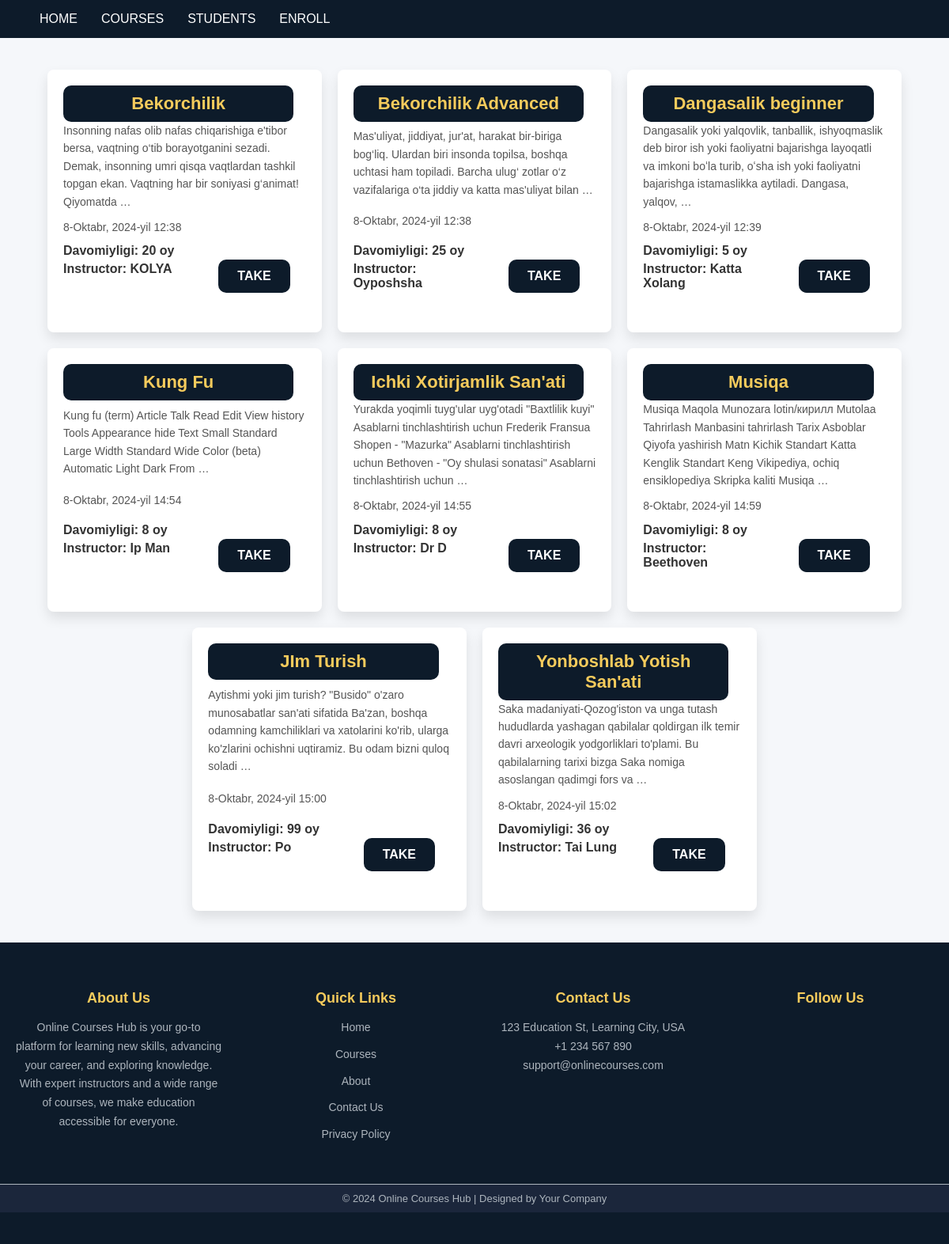
The page / on the database its author committed.
### home/models.py (models this page shows, shortened)
class Course(models.Model):
    name = models.CharField(max_length=200)
    price = models.DecimalField(max_digits=10, decimal_places=3, null=True, blank=True)
    description = models.TextField()
    start_date = models.DateTimeField(auto_now_add=True)
    duration = models.IntegerField(default=8)
    instructor = models.CharField(max_length=100)

### home/views.py (the view)
# urls.py: path('', homepage, name='homepage'),
def homepage(request):
    courses = Course.objects.all()
    students = Student.objects.all()
    context = {
        'courses': courses,
        'students': students
    }
    return render(request, 'homepage.html', context)

### templates/homepage.html (shortened to what this page needs)
{% load static %}
<!DOCTYPE html>
<html lang="en">
<head>
    <link rel="stylesheet" type="text/css" href="{% static 'css/home.css' %}">
</head>
<nav class="navbar">
    <div class="container">
        <ul class="nav-links">
            <li><a href="{% url 'homepage' %}">Home</a></li>
            <li><a href="{% url 'homepage' %}">Courses</a></li>
            <li><a href="{% url 'students' %}">Students</a></li>
            <li><a href="{% url 'enroll' %}">enroll</a></li>
        </ul>
    </div>
</nav>
<body class="body">
<div class="courses-menu">
    {% for course in courses %}
    <div class="course">
        <div class="name">
            <h1 align="center">{{ course.name }}</h1>
        </div>
        <p>{{ course.description|truncatewords:25 }}</p>
        <p>{{ course.start_date }}</p>
        <div class="take">
            <div class="davomiyligi">
                <h2 align="left"> Davomiyligi: {{ course.duration }} oy</h2>
                <h2 align="left"> Instructor: {{ course.instructor }}</h2>
            </div>
            <div class="button">
                <p align="right"><a href="{% url 'course-detail' course.id %}" ><button>Take</button></a></p>
            </div>
        </div>
        </div>
    {% endfor %}
</div>
<footer>
    <div class="footer-container">
        <div class="footer-section about">
            <h3>About Us</h3>
            <p>Online Courses Hub is your go-to platform for learning new skills, advancing your career, and exploring knowledge. With expert instructors and a wide range of courses, we make education accessible for everyone.</p>
        </div>
        <div class="footer-section links">
            <h3>Quick Links</h3>
            <ul>
                <li><a href="#">Home</a></li>
                <li><a href="#">Courses</a></li>
                <li><a href="#">About</a></li>
                <li><a href="#">Contact Us</a></li>
                <li><a href="#">Privacy Policy</a></li>
            </ul>
        </div>
        <div class="footer-section contact">
            <h3>Contact Us</h3>
            <p> 123 Education St, Learning City, USA</p>
            <p> +1 234 567 890</p>
            <p> support@onlinecourses.com</p>
        </div>
        <div class="footer-section social">
            <h3>Follow Us</h3>
            <div class="social-icons">
            </div>
        </div>
    </div>
    <div class="footer-bottom">
        &copy; 2024 Online Courses Hub | Designed by Your Company
    </div>
</footer>
</body>
</html>

### staticfiles/css/home.css (style rules this page uses)
* { margin: 0; padding: 0; box-sizing: border-box; }
.navbar { background-color: #0D1B2A; padding: 15px 0; width: 100%; }
.container { max-width: 1200px; margin: auto; display: flex; justify-content: space-between; align-items: center; padding: 0 20px; }
.nav-links { list-style: none; display: flex; align-items: center; }
.nav-links li { margin-left: 30px; }
.nav-links li a { color: #ffffff; text-decoration: none; font-size: 16px; font-weight: 500; text-transform: uppercase; transition: color 0.3s ease; }
body { font-family: 'Arial', sans-serif; margin: 0; padding: 0; background-color: #f5f7fa; color: #333; }
h1, h2, p { margin: 0; }
.courses-menu { max-width: 1200px; margin: 40px auto; padding: 0 20px; display: flex; flex-wrap: wrap; gap: 20px; justify-content: center; }
.course { background-color: #ffffff; border-radius: 8px; padding: 20px; box-shadow: 0 8px 16px rgba(0, 0, 0, 0.1); transition: transform 0.3s ease, box-shadow 0.3s ease; width: calc(33.333% - 40px); display: flex; flex-direction: column; align-items: flex-start; justify-content: space-between; }
.course h1 { font-size: 22px; color: #F5CB5C; transition: color 0.3s ease; }
.name { background-color: #0D1B2A; width: 95%; border-radius: 10px; padding: 10px; }
.course p { font-size: 14px; line-height: 1.6; color: #555; margin-bottom: 10px; }
.course h2 { font-size: 16px; color: #333; margin-bottom: 5px; }
.take { width: 100%; display: flex; }
.davomiyligi { width: 60%; }
.button { width: 40%; }
.button { text-align: right; margin: 20px; }
.button a button { background-color: #0D1B2A; color: #ffffff; border: none; padding: 12px 24px; font-size: 16px; font-weight: bold; text-transform: uppercase; border-radius: 10px; cursor: pointer; transition: background-color 0.3s ease, transform 0.3s ease; }
footer { background-color: #0D1B2A; color: #ffffff; padding: 40px 0; text-align: center; font-family: 'Arial', sans-serif; }
.footer-container { display: flex; flex-wrap: wrap; justify-content: space-around; max-width: 1200px; margin: auto; }
.footer-section { flex: 1; margin: 20px; min-width: 200px; }
.footer-section h3 { font-size: 18px; margin-bottom: 15px; color: #F5CB5C; }
.footer-section p, .footer-section ul, .footer-section li { font-size: 14px; line-height: 1.7; color: #adb5bd; }
.footer-section a { color: #adb5bd; text-decoration: none; transition: color 0.3s ease; }
.footer-section ul { list-style: none; padding: 0; }
.footer-section ul li { margin-bottom: 10px; }
.footer-bottom { background-color: #1B263B; padding: 10px 0; color: #adb5bd; font-size: 13px; border-top: 1px solid #adb5bd; margin-top: 20px; }

### rows shown on the page
Course: name "Bekorchilik", description "Insonning nafas olib nafas chiqarishiga e'tibor bersa, vaqtning o‘tib borayotganini sezadi. Demak, insonning umri qisqa vaqtlardan tashkil topgan ekan. Vaqtning har bir soniyasi g‘animat! Qiyomatda …", start_date "8-Oktabr, 2024-yil 12:38", duration "20", instructor "KOLYA"
Course: name "Bekorchilik Advanced", description "Mas'uliyat, jiddiyat, jur'at, harakat bir-biriga bog‘liq. Ulardan biri insonda topilsa, boshqa uchtasi ham topiladi. Barcha ulug‘ zotlar o‘z vazifalariga o‘ta jiddiy va katta mas'uliyat bilan …", start_date "8-Oktabr, 2024-yil 12:38", duration "25", instructor "Oyposhsha"
Course: name "Dangasalik beginner", description "Dangasalik yoki yalqovlik, tanballik, ishyoqmaslik deb biror ish yoki faoliyatni bajarishga layoqatli va imkoni boʻla turib, oʻsha ish yoki faoliyatni bajarishga istamaslikka aytiladi. Dangasa, yalqov, …", start_date "8-Oktabr, 2024-yil 12:39", duration "5", instructor "Katta Xolang"
Course: name "Kung Fu", description "Kung fu (term) Article Talk Read Edit View history Tools Appearance hide Text Small Standard Large Width Standard Wide Color (beta) Automatic Light Dark From …", start_date "8-Oktabr, 2024-yil 14:54", duration "8", instructor "Ip Man"
Course: name "Ichki Xotirjamlik San'ati", description "Yurakda yoqimli tuyg'ular uyg'otadi \"Baxtlilik kuyi\" Asablarni tinchlashtirish uchun Frederik Fransua Shopen - \"Mazurka\" Asablarni tinchlashtirish uchun Bethoven - \"Oy shulasi sonatasi\" Asablarni tinchlashtirish uchun …", start_date "8-Oktabr, 2024-yil 14:55", duration "8", instructor "Dr D"
Course: name "Musiqa", description "Musiqa Maqola Munozara lotin/кирилл Mutolaa Tahrirlash Manbasini tahrirlash Tarix Asboblar Qiyofa yashirish Matn Kichik Standart Katta Kenglik Standart Keng Vikipediya, ochiq ensiklopediya Skripka kaliti Musiqa …", start_date "8-Oktabr, 2024-yil 14:59", duration "8", instructor "Beethoven"
Course: name "JIm Turish", description "Aytishmi yoki jim turish? \"Busido\" o'zaro munosabatlar san'ati sifatida Ba'zan, boshqa odamning kamchiliklari va xatolarini ko'rib, ularga ko'zlarini ochishni uqtiramiz. Bu odam bizni quloq soladi …", start_date "8-Oktabr, 2024-yil 15:00", duration "99", instructor "Po"
Course: name "Yonboshlab Yotish San'ati", description "Saka madaniyati-Qozog'iston va unga tutash hududlarda yashagan qabilalar qoldirgan ilk temir davri arxeologik yodgorliklari to'plami. Bu qabilalarning tarixi bizga Saka nomiga asoslangan qadimgi fors va …", start_date "8-Oktabr, 2024-yil 15:02", duration "36", instructor "Tai Lung"
